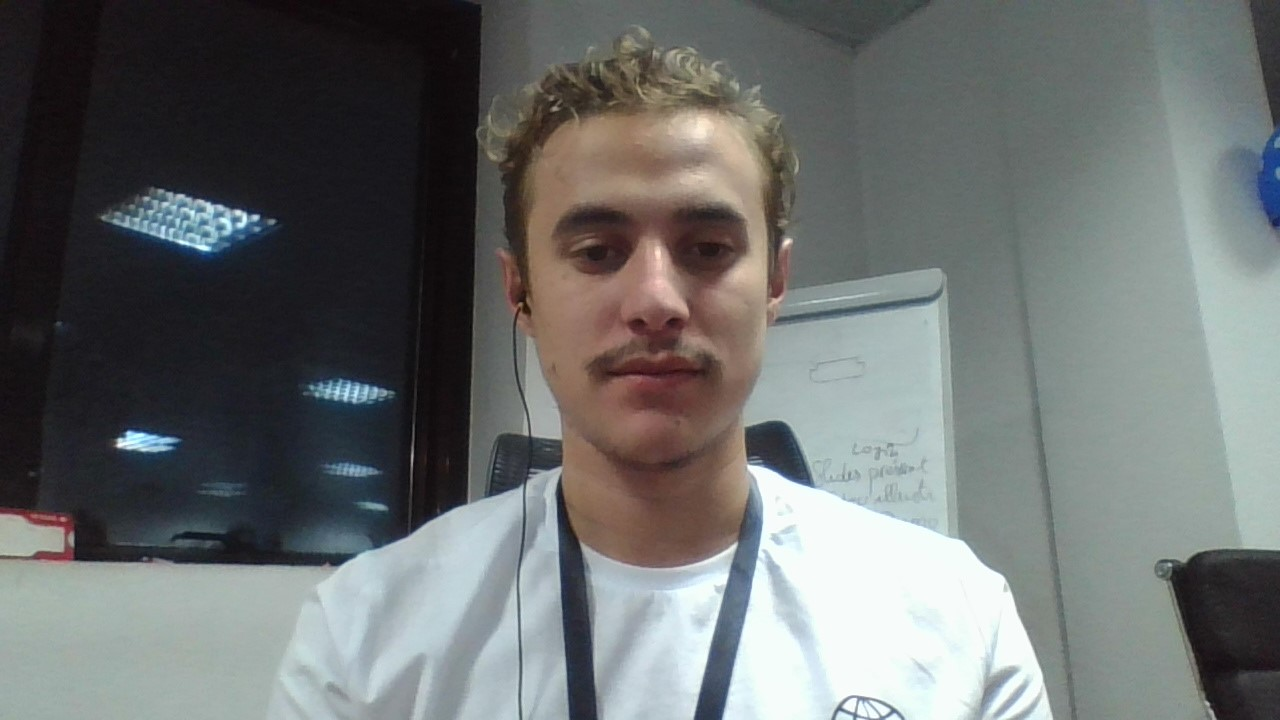
#> input picture AI Models/distance_detection/Ref_image1.jpg, 1280 x 720 px
$ python dist.py
#> lines starting #> are read from the running program, lines starting #| are printed output that depends on the picture; after the words box and inside, x2 and y2 are one past the last pixel; in counts of white or black regions, pixels touching at a corner belong together; long printed decimals are rounded
# install opencv "pip install opencv-python"
import cv2,ctypes
import threading
import time,sys
import multiprocessing

from tkinter import *
from ctypes import windll

from BlurWindow.blurWindow import blur

# mutex = threading.Lock()
window = None

class App(threading.Thread):

    # [49 lines left out: functions __init__, kill, blur_window, blur_thread, not called in this run]


# distance from camera to object(face) measured
# centimeter
Known_distance = 25

# width of face in the real world or Object Plane
# centimeter
Known_width = 14

# Colors
GREEN = (0, 255, 0)
RED = (0, 0, 255)
WHITE = (255, 255, 255)
BLACK = (0, 0, 0)

# defining the fonts
fonts = cv2.FONT_HERSHEY_COMPLEX

# face detector object
face_detector = cv2.CascadeClassifier(
	cv2.data.haarcascades + 'haarcascade_frontalface_default.xml')

# focal length finder function
def Focal_Length_Finder(measured_distance, real_width, width_in_rf_image):

	# finding the focal length
	focal_length = (width_in_rf_image * measured_distance) / real_width
	return focal_length

# distance estimation function
# [6 lines left out: function Distance_finder, not called in this run]


def face_data(image):

	face_width = 0 # making face width to zero

	# converting color image ot gray scale image
	gray_image = cv2.cvtColor(image, cv2.COLOR_BGR2GRAY)

	# detecting face in the image
	faces = face_detector.detectMultiScale(gray_image, 1.3, 5)

	# looping through the faces detect in the image
	# getting coordinates x, y , width and height
	for (x, y, h, w) in faces:

		# draw the rectangle on the face
		cv2.rectangle(image, (x, y), (x+w, y+h), GREEN, 2)

		# getting face width in the pixels
		face_width = w

	# return the face width in pixel
	return face_width


# reading reference_image from directory
ref_image = cv2.imread("Ref_image1.jpg")
#> ref_image is the input picture: shape (720, 1280, 3); mean B, G, R 110.7, 111.4, 108.1
# find the face width(pixels) in the reference_image
ref_image_face_width = face_data(ref_image)
#> in face_data, `gray_image = cv2.cvtColor(image, cv2.COLOR_BGR2GRAY)`:
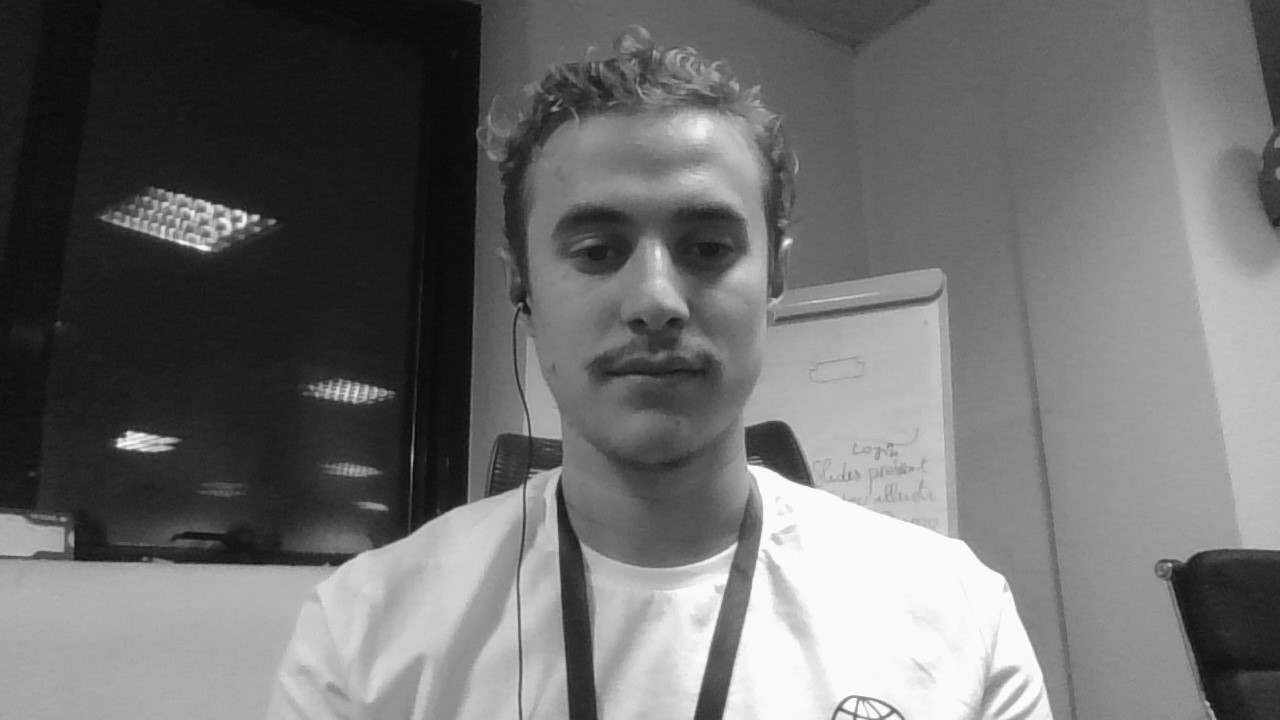
#> gray_image: shape (720, 1280); min 4, max 255, mean 110.3
#> in face_data, `faces = face_detector.detectMultiScale(gray_image, 1.3, 5)`: faces = [[473, 102, 356, 356]]
#> the loop in face_data, `for (x, y, h, w) in faces:` made 1 pass
#> (x, y, h, w, face_width) on pass 1: (473, 102, 356, 356, 356)
#> after the loop in face_data, `for (x, y, h, w) in faces:`:
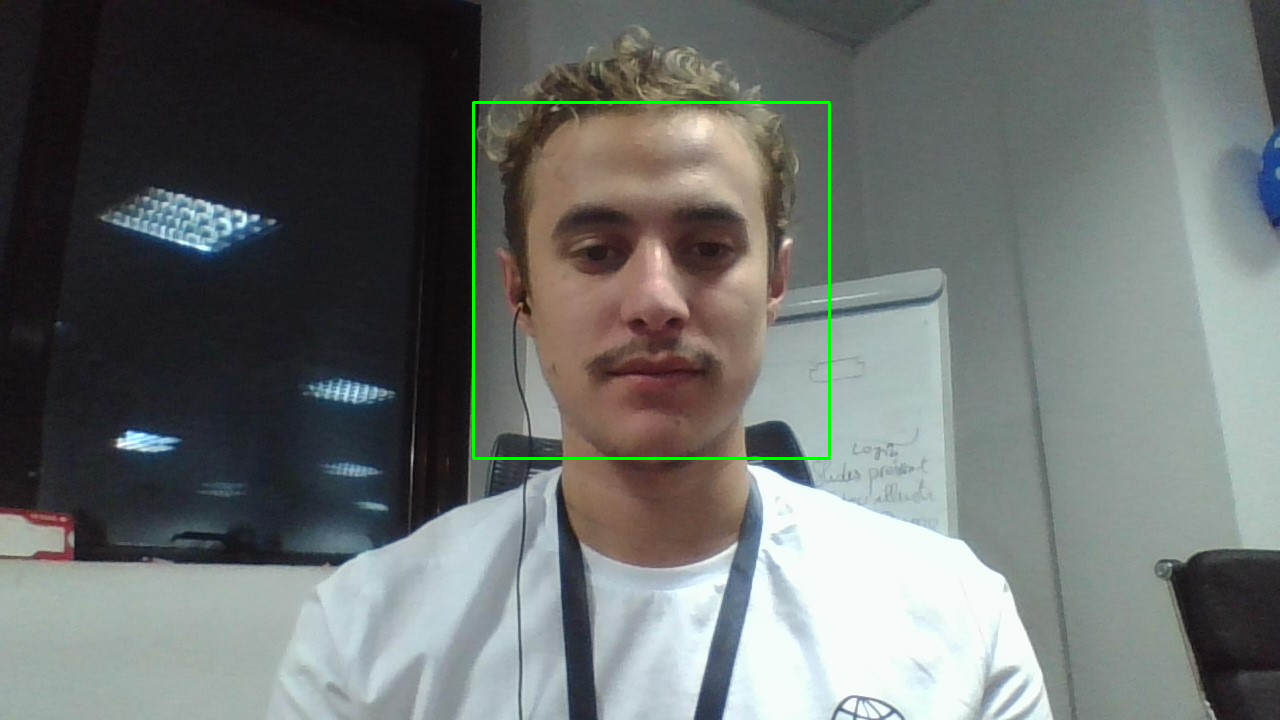
#> image: shape (720, 1280, 3); 0.46% of pixels changed, all inside (x1, y1, x2, y2) = (472, 101, 831, 460)
#> ref_image_face_width = 356
# get the focal by calling "Focal_Length_Finder"
# face width in reference(pixels),
# Known_distance(centimeters),
# known_width(centimeters)
Focal_length_found = Focal_Length_Finder(
	Known_distance, Known_width, ref_image_face_width)
#> in Focal_Length_Finder, `focal_length = (width_in_rf_image * measured_distance) / real_width`: focal_length = 635.7
#> Focal_length_found = 635.7
print(Focal_length_found)
#| 635.714
# show the reference image
# cv2.imshow("ref_image", ref_image)
# initialize the camera object so that we
# can get frame from it
cap = cv2.VideoCapture(0)
# looping through frame, incoming from
# camera/video
t = None
while True:
	# reading the frame from camera
	_, frame = cap.read()
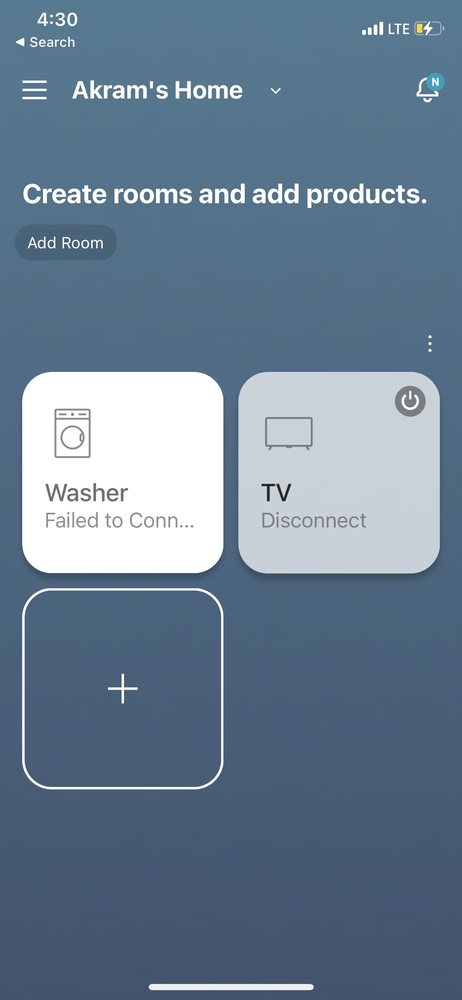
#> input picture Mobile App/assets/Image1.png, 462 x 1000 px, shrunk from 1125 x 2436 before the run, given in place of the camera
#> frame is the input picture: shape (1000, 462, 3); mean B, G, R 146.8, 126.5, 105.7
	# calling face_data function to find
	# the width of face(pixels) in the frame
	face_width_in_frame = face_data(frame)
#> in face_data (call 2), `gray_image = cv2.cvtColor(image, cv2.COLOR_BGR2GRAY)`:
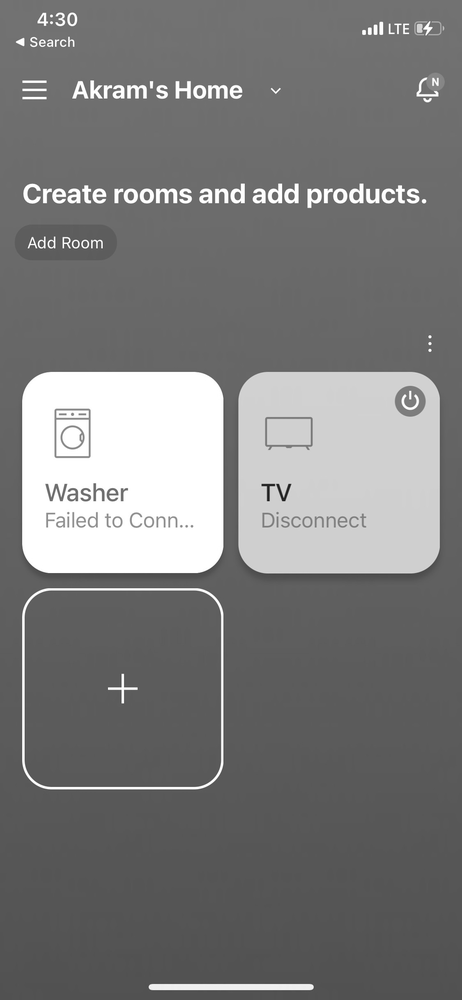
#> gray_image: shape (1000, 462); min 17, max 255, mean 122.6
#> in face_data (call 2), `faces = face_detector.detectMultiScale(gray_image, 1.3, 5)`: faces = ()
#> face_width_in_frame = 0
	# check if the face is zero then not
	# find the distance
	if face_width_in_frame != 0:
		# finding the distance by calling function
		# Distance distance finder function need
		# these arguments the Focal_Length,
		# Known_width(centimeters),
		# and Known_distance(centimeters)
		Distance = Distance_finder(
			Focal_length_found, Known_width, face_width_in_frame)
		# print(Distance)
		if Distance < 120:
			# t = AutoCloseMessageBoxW('122', 'TEST_CLOSE', 10)
			if window == None:
				# mutex.acquire()
				blur_thread()

			# root.destroy()
		else:
			if not window == None:
				window.kill()
				window = None
		# draw line as background of text
		cv2.line(frame, (30, 30), (230, 30), RED, 32)
		cv2.line(frame, (30, 30), (230, 30), BLACK, 28)
		# # Drawing Text on the screen
		cv2.putText(
					frame, f"Distance: {round(Distance,2)} CM", (30, 35),
					fonts, 0.6, GREEN, 2)
	# show the frame on the screen
	cv2.imshow("frame", frame)
	# quit the program if you press 'q' on keyboard
	if cv2.waitKey(1) == ord("q"):
#> (key q is pressed here)
		break
# closing the camera
cap.release()
# closing the the windows that are opened
cv2.destroyAllWindows()
